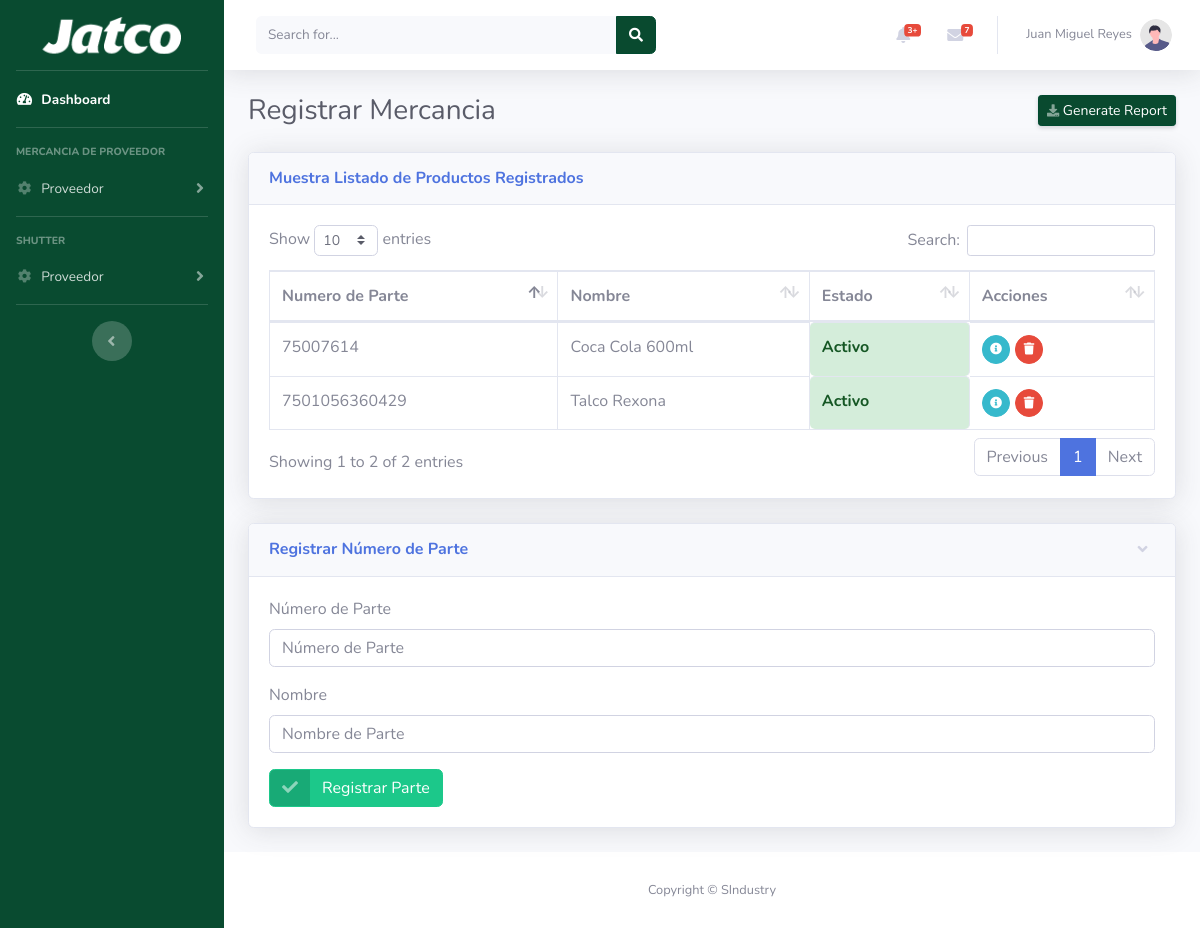
The app's page /appweb/views/mercancia.php (signed in) with its own data.
### tables this page shows
CREATE TABLE `escaneo_numero_parte` (
  `id_numero_parte` int(11) NOT NULL,
  `numero_parte` varchar(250) NOT NULL,
  `nombre` varchar(250) NOT NULL,
  `id_estado` int(11) NOT NULL
);

CREATE TABLE `configuracion_estado` (
  `id_estado` int(11) NOT NULL,
  `descripcion` varchar(50) NOT NULL
);

### appweb/views/mercancia.php (the view, shortened to what this page needs)
<?php
    require_once '../include/menu.php';
    include '../config/db_connection.php';
?>
<div class="container-fluid">
    <div class="d-sm-flex align-items-center justify-content-between mb-4">
        <h1 class="h3 mb-0 text-gray-800">Registrar Mercancia</h1>
        <a href="#" class="d-none d-sm-inline-block btn btn-sm btn-primary shadow-sm"><i class="fas fa-download fa-sm text-white-50"></i> Generate Report</a>
    </div>
    <div class="card shadow mb-4">
        <div class="card-header py-3">
            <h6 class="m-0 font-weight-bold text-primary">Muestra Listado de Productos Registrados</h6>
        </div>
        <div class="card-body">
            <div class="table-responsive">
                <style>
                    /* Pendiente de Pago */
                    .inactivo {
                        background-color: #fff3cd; /* Amarillo claro */
                        color: #856404;           /* Marrón oscuro */
                        font-weight: bold;
                        padding: 5px;
                        border-radius: 5px;       /* Bordes redondeados */
                        text-align: center;
                    }
                    .activo {
                        background-color: #d4edda; /* Verde claro */
                        color: #155724;           /* Verde oscuro */
                        font-weight: bold;
                        padding: 5px;
                        border-radius: 5px;
                        text-align: center;
                    }
                </style>
                <table class="table table-bordered" id="dataTable" width="100%" cellspacing="0">
                    <thead>
                        <tr>
                            <th>Numero de Parte</th>
                            <th>Nombre</th>
                            <th>Estado</th>
                            <th>Acciones</th>
                        </tr>
                    </thead>
                    <tbody>
                    <?php
                       try {
                            $query = "CALL mostrar_partes";
                            $result = $conn->query($query);
                            if ($result) {
                                if ($result->num_rows > 0) {
                                    while ($row = $result->fetch_assoc()) {
                                        $estadoClass = '';
                                        if ($row['id_estado'] == 1) {
                                            $estadoClass = 'activo';
                                        } elseif ($row['id_estado'] == 2) {
                                            $estadoClass = 'inactivo';
                                        }
                                        echo "<tr>";
                                        echo "<td style='text-align: left;'>{$row['numero_parte']}</td>";
                                        echo "<td style='text-align: left;'>{$row['nombre']}</td>";
                                        echo "<td class='$estadoClass'; style='text-align: left;'>{$row['descripcion']}</td>";
                                        echo "<td style='text-align: left;'>";
                                        echo "<a href='#formularioPerfil' class='btn btn-info btn-circle btn-sm' title='Editar' onclick='mostrarFormulario(\"" . $row['id_numero_parte'] . "\")'><i class='fas fa-info-circle'></i></a> ";
                                        echo "<a href='#' class='btn btn-danger btn-circle btn-sm' title='Eliminar' onclick='eliminarCliente(\"" . $row['id_numero_parte'] . "\")'><i class='fas fa-trash'></i></a> ";
                                        echo "</td>";
                                        echo "</tr>";
                                    }
                                } else {
                                    echo "<tr><td colspan='4' style='text-align: center;'>No hay registros disponibles.</td></tr>";
                                }
                            } else {
                                echo "<tr><td colspan='4' style='text-align: center;'>Error en la consulta: " . $conn->error . "</td></tr>";
                            }
                        } catch (Exception $e) {
                            echo "<tr><td colspan='4' style='text-align: center;'>Error al cargar clientes: " . $e->getMessage() . "</td></tr>";
                        }
                    ?>
                    </tbody>
                </table>
            </div>
        </div>
    </div>
    <div class="row">
        <div class="col-lg-12">
            <div class="card shadow mb-4">
                <a href="#collapseCardStatus" class="d-block card-header py-3" data-toggle="collapse" role="button" aria-expanded="true" aria-controls="collapseCardStatus">
                    <h6 class="m-0 font-weight-bold text-primary">Registrar Número de Parte</h6>
                </a>
                <div class="collapse show" id="collapseCardStatus">
                    <div class="card-body">
                        <form class="user" id="formRegistrarUsuario">
                            <div class="form-group">
                                <label for="numero">Número de Parte</label>
                                <input type="text" class="form-control" id="numero" name="numero" placeholder="Número de Parte">
                            </div>
                            <div class="form-group">
                                <label for="nombre">Nombre</label>
                                <input type="text" class="form-control" id="nombre" name="nombre" placeholder="Nombre de Parte">
                            </div>
                            <button type="submit" class="btn btn-success btn-icon-split">
                                <span class="icon text-white-50">
                                    <i class="fas fa-check"></i>
                                </span>
                                <span class="text">Registrar Parte</span>
                            </button>
                        </form>
                    </div>
                </div>
            </div>
        </div>
    </div>
</div>
<?php
    require_once '../include/footer.php';
?>

### appweb/views/mercancia.php (style rules this page uses)
.activo { background-color: #d4edda; color: #155724; font-weight: bold; padding: 5px; border-radius: 5px; text-align: center; }

### records on screen
escaneo_numero_parte: numero_parte "75007614", nombre "Coca Cola 600ml", id_estado.descripcion "Activo"
escaneo_numero_parte: numero_parte "7501056360429", nombre "Talco Rexona", id_estado.descripcion "Activo"

### other values on screen
$_SESSION['nombre'] "Juan Miguel Reyes"
